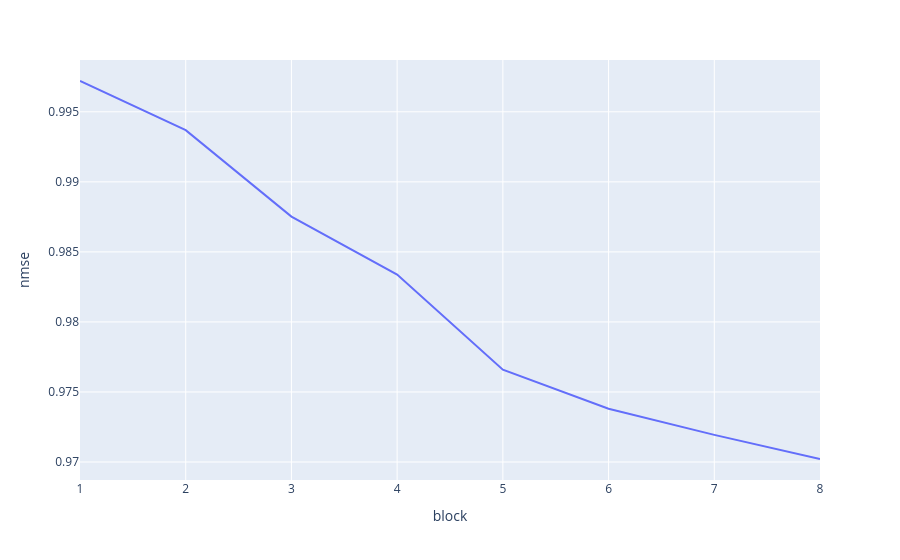

Here is the notebook cell this chart was saved with:
### Code cell
if bttda.extra_train_info:
    fig = px.line(df, x='block', y='nmse')
    fig.show()

### Figure 1 — Plotly figure (JSON) as saved in the notebook; plotly's stock layout.template omitted (floating-point values rounded to 4 significant figures)
{"data": [{"hovertemplate": "block=%{x}<br>nmse=%{y}<extra></extra>", "legendgroup": "", "line": {"color": "#636efa", "dash": "solid"}, "marker": {"symbol": "circle"}, "mode": "lines", "name": "", "orientation": "v", "showlegend": false, "type": "scatter", "x": [1, 2, 3, 4, 5, 6, 7, 8], "xaxis": "x", "y": [0.9972, 0.9937, 0.9875, 0.9834, 0.9766, 0.9738, 0.9719, 0.9702], "yaxis": "y"}], "layout": {"legend": {"tracegroupgap": 0}, "margin": {"t": 60}, "xaxis": {"anchor": "y", "domain": [0, 1], "title": {"text": "block"}}, "yaxis": {"anchor": "x", "domain": [0, 1], "title": {"text": "nmse"}}}}
